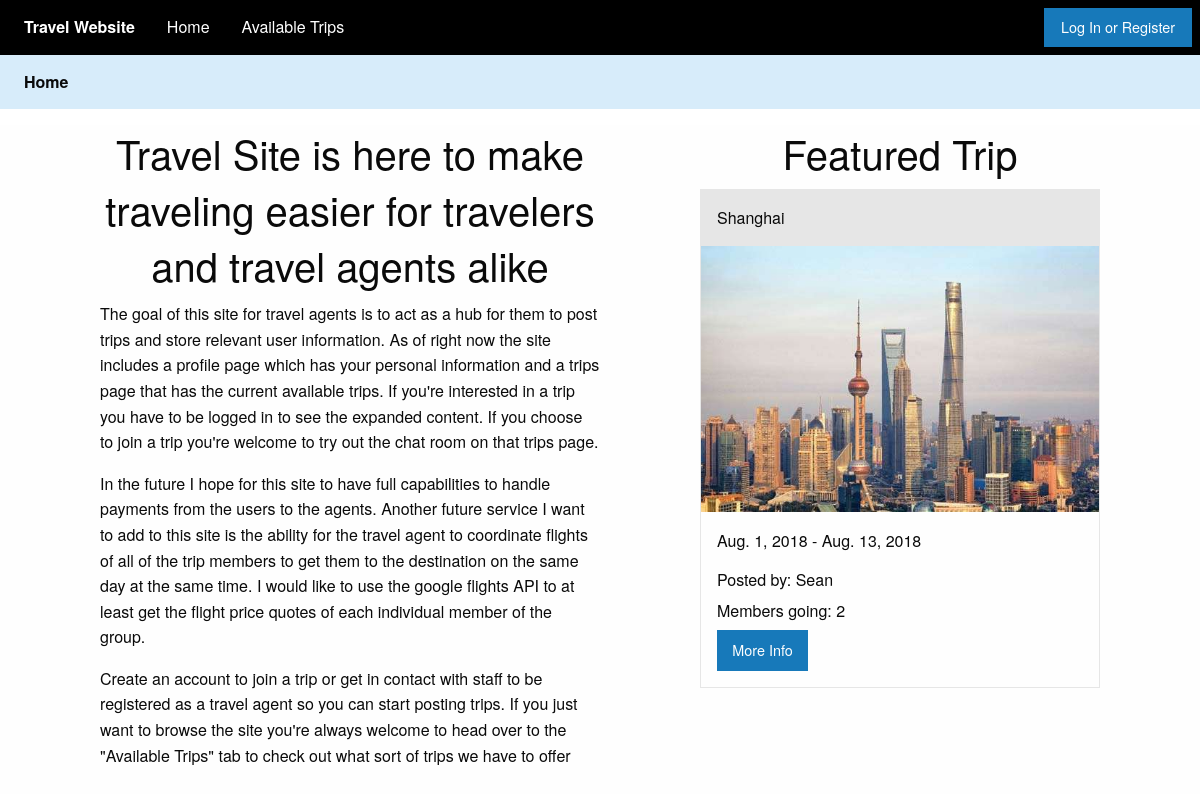
The page / on the database its author committed.
### myapp/models.py (models this page shows, shortened)
class Trip(models.Model):
    name = models.CharField(max_length=40)
    description = models.CharField(max_length=1000)
    start_date = models.DateField()
    end_date = models.DateField()
    created_on = models.DateTimeField(auto_now_add=True, blank=True)
    author = models.ForeignKey(User, on_delete=models.CASCADE)
    image = models.ImageField(max_length = 150, upload_to='uploads/%Y/%M/%D')
    image_description = models.CharField(max_length=40)
    num_people = models.IntegerField(default=0)

### myapp/views.py (the view)
# urls.py: path('', views.index),
def index(request):
    trip_list = Trip.objects.all()
    trip = trip_list[0]
    context = {'trip':trip}
    return render(request, 'index.html', context)

### myapp/templates/index.html
{% extends "base.html" %}
{% block body %}
<div class="top-bar" style="background-color:#d7ecfa">
  <div class="top-bar-left">
    <ul class="dropdown menu" style="background-color:#d7ecfa" data-dropdown-menu>
      <li class="menu-text" style="background-color:#d7ecfa">Home</li>
    </ul>
  </div>
</div>
<div class="top-bar" style="background-color:#FFFFFF"></div>
<div class="grid-container">
  <div class="grid-x grid-padding-x">
    <div class="column large-5 medium-10 small-10 large-offset-1 medium-offset-1 small-offset-1">
        <h2 class="text-center"> Travel Site is here to make traveling easier for travelers and travel agents alike</h1>
        <p> The goal of this site for travel agents is to act as a hub for them to post trips and store
          relevant user information. As of right now the site includes a profile page which has your personal
          information and a trips page that has the current available trips. If you're interested in a trip you have to be
	logged in to see the expanded content. If you choose to join a trip you're welcome to try out the chat room on that
	trips page.</p>
        <p>In the future I hope for this site to have full capabilities to handle payments from the users to the agents.
        Another future service I want to add to this site is the ability for the travel agent to coordinate
      flights of all of the trip members to get them to the destination on the same day at the same time. I would
    like to use the google flights API to at least get the flight price quotes of each individual member of the group.</p>
        <p> Create an account to join a trip or get in contact with staff to be registered as a travel agent so you can start
          posting trips. If you just want to browse the site you're always welcome to head over to the "Available Trips" tab
          to check out what sort of trips we have to offer </p>
  </div>
  <div class="column large-1 medium-12 small-12"></div>
  <div class="column large-4 medium-12 small-12">
      <div class="text-center"><h2>Featured Trip</h2></div>
        <div class="cell">
          <div class="card">
            <div class="card-divider">{{ trip.name }}</div>
            <img src="{{ trip.image.url }}" alt="{{ trip.image_description }}" class="img-responsive img-rounded">
            <div class="card-section">
              <p>{{ trip.start_date }} - {{ trip.end_date }}</p>
              <h6>Posted by: {{ trip.author.first_name }}</h6>
              <h6>Members going: {{ trip.num_people }}</h6>
	      <a id="{{ trip.id }}" {% if user.is_authenticated %}href="/trip_info{{ trip.id }}"{% else %}href="/login"{% endif %} method="GET" class="button">More Info</a>
            </div>
          </div>
        </div>
  </div>
</div>
</div>
{% endblock %}

### rows shown on the page
Trip: name "Shanghai", image (picture), start_date "Aug. 1, 2018", end_date "Aug. 13, 2018", author.first_name "Sean", num_people "2"
